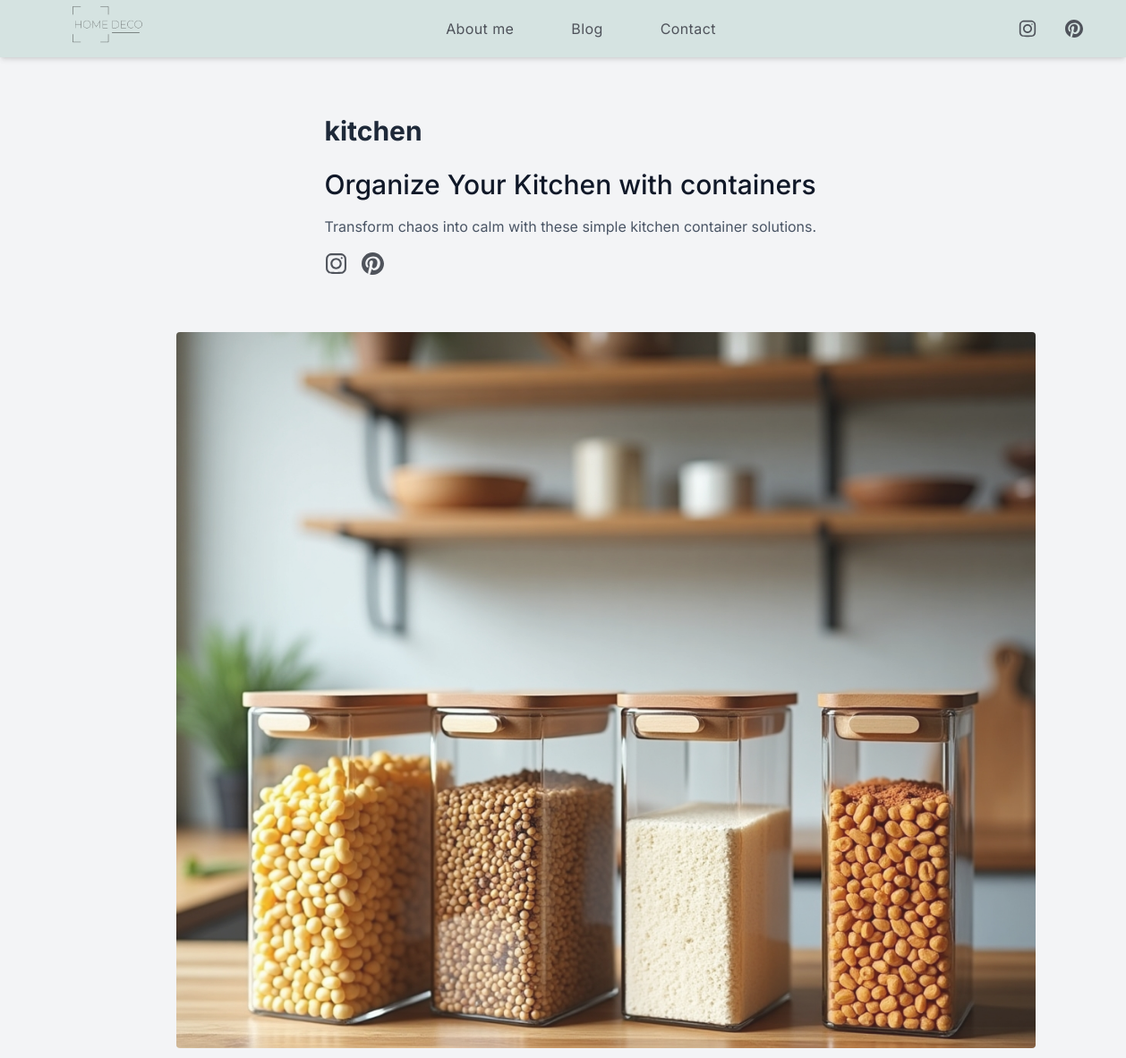
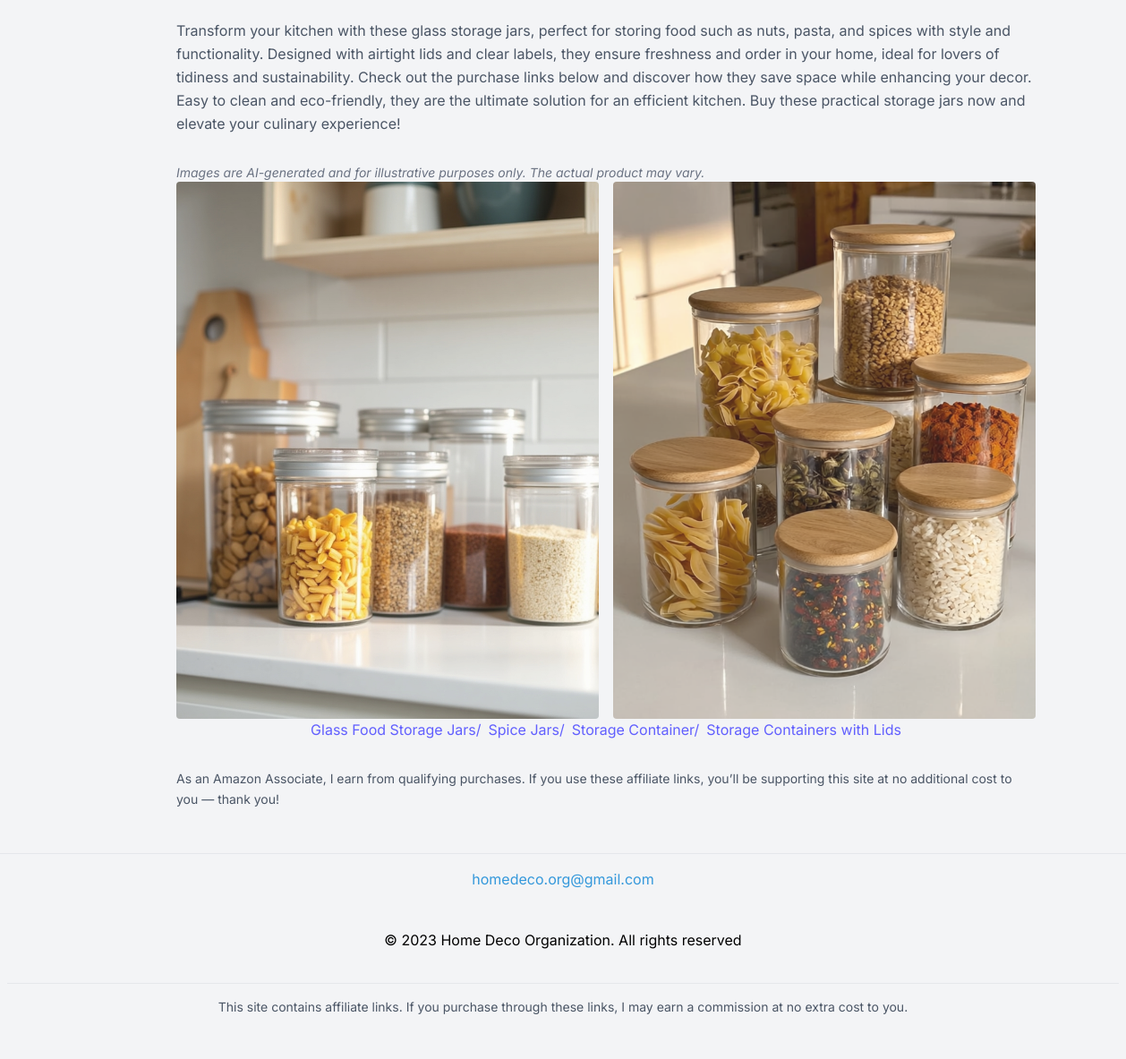
/post/1, run on the app's committed database (2 pictures, top to bottom).
### models.py (models this page shows)
class Post(db.Model):
    id = db.Column(db.Integer, primary_key=True)
    title = db.Column(db.String(100), nullable=False)
    description = db.Column(db.Text, nullable=False)
    slug = db.Column(db.String(50), nullable=False)
    image1 = db.Column(db.String(200))
    alttitle1 = db.Column(db.String(100))
    image2 = db.Column(db.String(200))
    alttitle2 = db.Column(db.String(100))
    image3 = db.Column(db.String(200))
    alttitle3 = db.Column(db.String(100))
    link1 = db.Column(db.String(200))
    label1 = db.Column(db.String(100), nullable=False)
    link2 = db.Column(db.String(200))
    label2 = db.Column(db.String(100), nullable=False)
    link3 = db.Column(db.String(200))
    label3 = db.Column(db.String(100), nullable=False)
    link4 = db.Column(db.String(200))
    label4 = db.Column(db.String(100), nullable=False)
    frase1 = db.Column(db.String(200), nullable=False)
    frase2 = db.Column(db.String(200), nullable=True)

### app.py (the view)
@app.route('/post/<int:id>', methods=['GET'])
def view_post(id):
        try:
            post = Post.query.get_or_404(id)
            return render_template('post.html', post=post)
        except Exception as e:
            print(f"Error retrieving post: {e}")
            return render_template('error.html', message="Post not found")

### templates/post.html
{% extends "layout.html" %}
{% block content %}
<section class="text-gray-600 md:ml-12 flex flex-col items-center justify-center w-screen">
  <div class="pt-32 px-8 md:px-0 w-full md:w-2/3 lg:w-1/2">
    <div class="flex flex-col justify-start text-left mb-16 ">
      <h3 class="text-3xl font-bold mb-6 text-gray-800">{{ post.slug }}</h3>
      <h1 class="sm:text-3xl text-2xl font-medium title-font mb-4 text-gray-900 text-left">{{ post.title}}</h1>
      <p class="leading-relaxed text-base text-left">{{ post.frase1 }}</p>
      <ul class="flex flex-row mt-4">
        <li class="pr-4 cursor-pointer"><a href="https://www.instagram.com/homedecoorganization/"
     target="_blank" rel="noopener noreferrer"><img src="{{ url_for('static', filename='images/IG.svg') }}" alt="Share with Instagram" width=25px ></a></li>
        <li class="pr-4 cursor-pointer"><a id="share-pinterest" href="https://www.pinterest.com/homedecoorganization/"
     target="_blank" rel="noopener noreferrer"><img src="{{ url_for('static', filename='images/pinterest.svg') }}" alt="Share with Pinterest" width=25px ></a></li>
        </ul>
    </div>
  </div>
  <div class="px-8 py-0 flex flex-wrap md:flex-nowrap md:items-start md:justify-start md:flex-col max-w-screen-lg">
    <div class="w-full">
      <div class="flex flex-wrap w-full bg-gray-100 py-32 px-10 relative mb-4 h-[500px] md:h-[800px] rounded">
        <img alt="{{ post.alttitle1 }}" class="w-full object-cover h-full object-center block opacity-90 absolute inset-0 rounded" src="{{ post.image1 }}">
      </div>
     <p class="py-4 leading-relaxed text-base text-left mb-4">{{ post.description }}</p>
      <p class="text-sm text-gray-500 mt-4 italic">
  Images are AI-generated and for illustrative purposes only. The actual product may vary.
</p>
      <div class="flex flex-wrap -mx-2 gap-4 md:gap-0">
        <div class="px-2 w-full md:w-1/2">
          <div class="flex flex-wrap w-full bg-gray-100 sm:py-24 py-16 sm:px-10 px-6 relative h-[500px] md:h-[600px] rounded">
            <img alt="{{ post.alttitle2 }}" class="w-full object-cover h-full object-center block opacity-90 absolute inset-0 rounded" src="{{ post.image2 }}">
          </div>
        </div>
        <div class="px-2 w-full md:w-1/2">
          <div class="flex flex-wrap w-full bg-gray-100 sm:py-24 py-16 sm:px-10 px-6 relative h-[500px] md:h-[600px] rounded">
            <img alt="{{ post.alttitle3 }}" class="w-full object-cover h-full object-center block opacity-90 absolute inset-0 rounded" src="{{ post.image3 }}">
          </div>
        </div>
        <div class="flex items-center flex-row justify-center gap-2 cursor-pointer w-full">
          <a href="{{ post.link1 }}" target="_blank" class="text-indigo-500 hover:underline">{{ post.label1 }}/</a>
          <a href="{{ post.link2 }}" target="_blank" class="text-indigo-500 hover:underline">{{ post.label2 }}/</a>
          <a href="{{ post.link3 }}" target="_blank" class="text-indigo-500 hover:underline">{{ post.label3 }}/</a>
          <a href="{{ post.link4 }}" target="_blank" class="text-indigo-500 hover:underline">{{ post.label4 }}</a>
        </div>
      </div>
    <p class="pb-8 leading-relaxed py-8 text-sm text-left">{{ post.frase2}}</p>
    </div>
  </div>
</section>
{% endblock %}

### static/css/main.css (style rules this page uses)
* { font-family: "inter", sans-serif; }

### data on the page
Post: slug "kitchen", title "Organize Your Kitchen with containers", frase1 "Transform chaos into calm with these simple kitchen container solutions.", image1 (picture), description "Transform your kitchen with these glass storage jars, perfect for storing food such as nuts, pasta, and spices with style and functionality. Designed with airtight lids and clear labels, they ensure freshness and order in your home, ideal for lovers of tidiness and sustainability. Check out the purchase links below and discover how they save space while enhancing your decor. Easy to clean and eco-friendly, they are the ultimate solution for an efficient kitchen. Buy these practical storage jars now and elevate your culinary experience!", image2 (picture), image3 (picture), label1 "Glass Food Storage Jars", label2 "Spice Jars", label3 "Storage Container", label4 "Storage Containers with Lids", frase2 "As an Amazon Associate, I earn from qualifying purchases. If you use these affiliate links, you’ll be supporting this site at no additional cost to you — thank you!"
